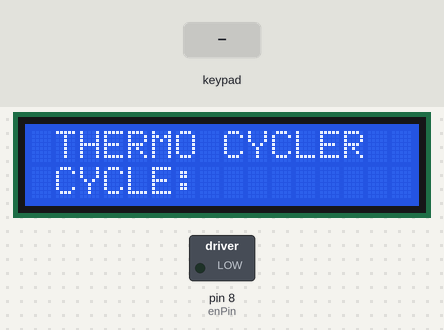
The sketch below on a simulated Arduino Uno, built with avr-gcc and run on an emulated ATmega328P. Shown: 16×2 character LCD, switched loads named in the sketch (green lamp = pin HIGH). The test bench sets the inputs (shaded band). Pins used as bus, display or sensor lines are not drawn; what the sketch prints to the serial monitor is not drawn.

Above: at 3.2 s.
3.3 s: keypad keys 7 6 5 4 # pressed 0.4 s apart
At 6.1 s:
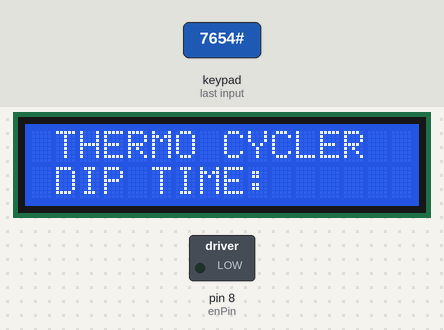
6.8 s: key '#' pressed
At 7.9 s:
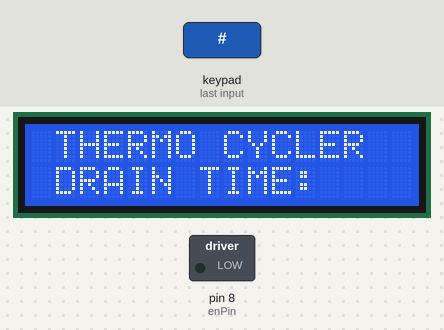
8.3 s: keypad keys 3 2 1 0 # pressed 0.4 s apart
At 10.3 s:
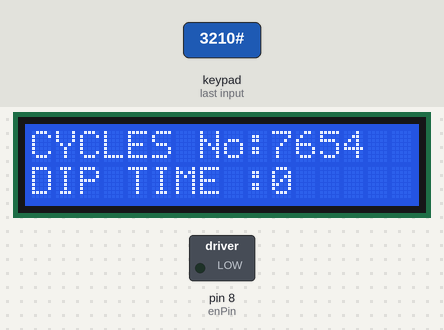
13.3 s: key 'A' pressed
At 17.0 s:
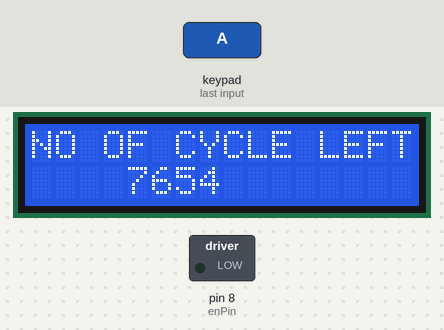
Timing chart, 0 to 17.3 s (numbered marks = the images above; inputs shaded):
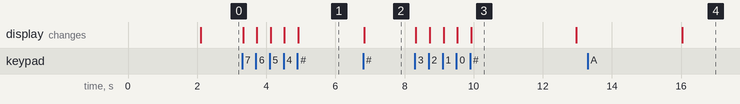

Measured:
- after the input at 3.3 s, the display: first changes at once (image 1 shows a later state)
- after the input at 6.8 s, the display: changes at once (image 2)
- after the input at 8.3 s, the display: first changes at once (image 3 shows a later state)
- after the input at 13.3 s, the display: changes after 2.7 s (image 4)
- what the display in image 3 shows lasts 3.1 s, from 9.9 s to 13.0 s

The sketch:

FINAL_MOTOR.ino
```cpp
#include <Key.h>
#include <Keypad.h>
#include <Keypad_I2C.h>
#include <LiquidCrystal_I2C.h>
#define I2CADDR 0x21  // Set the Address of the PCF8574
LiquidCrystal_I2C lcd(0x27, 16, 2);
const int stepPin = 5;
const int dirPin = 2;
const int enPin = 8;
int speed = 4000;
const byte ROWS = 4;  // Set the number of RowsA
const byte COLS = 4;  // Set the number of Columns
long D_well = 0;
long NO_cycle = 0;
long first = 0;
long Drain_time = 0;
// bool Approve = 0;
char key;

// Set the Key at Use (4x4)
char keys[ROWS][COLS] = {
  { '1', '2', '3', 'A' },
  { '4', '5', '6', 'B' },
  { '7', '8', '9', 'C' },
  { '*', '0', '#', 'D' }
};

// reset the all code
void (*resetFunc)(void) = 0;

// define active Pin (4x4)
byte rowPins[ROWS] = { 7, 6, 5, 4 };  // Connect to Keyboard Row Pin

byte colPins[COLS] = { 3, 2, 1, 0 };  // Connect to Pin column of keypad.
Keypad_I2C keypad(makeKeymap(keys), rowPins, colPins, ROWS, COLS, I2CADDR);
void setup() {
  Wire.begin();                    // Call the connection Wire
  keypad.begin(makeKeymap(keys));  // Call the connection

  pinMode(stepPin, OUTPUT);
  pinMode(dirPin, OUTPUT);
  pinMode(enPin, OUTPUT);

  Serial.begin(9600);
  lcd.begin();
  lcd.setCursor(1, 0);
  lcd.print("THERMO CYCLER");
  delay(2000);
  // lcd.clear();
}
void loop() {
  char NO_CYCLE[] = "CYCLE:";
  NO_cycle = get_key(NO_CYCLE, 7);
  first = 0;

  char D_WELL[] = "DIP TIME:";
  D_well = get_key(D_WELL, 10);
  first = 0;

  char DRAIN_TIME[] = "DRAIN TIME:";
  Drain_time = get_key(DRAIN_TIME, 12);
  first = 0;

  lcd.clear();
  lcd.setCursor(0, 0);
  lcd.print("CYCLES No:");
  lcd.setCursor(10, 0);
  lcd.print(NO_cycle);

  lcd.setCursor(0, 1);
  lcd.print("DIP TIME :");
  lcd.setCursor(10, 1);
  lcd.print(D_well);

  delay(3000);

  lcd.clear();
  lcd.setCursor(0, 0);
  lcd.print("CYCLES No:");
  lcd.setCursor(10, 0);
  lcd.print(NO_cycle);

  lcd.setCursor(0, 1);
  lcd.print("DRAIN TIME:");
  lcd.setCursor(11, 1);
  lcd.print(Drain_time);

  delay(3000);

  lcd.clear();
  lcd.setCursor(1, 0);
  lcd.print("A : TO NEXT");
  lcd.setCursor(1, 1);
  lcd.print("B : TO RESET");

  bool Approve = Approve_next();
  if (Approve == 1) {
    lcd.clear();
    lcd.setCursor(0, 0);
    lcd.print("NO OF CYCLE LEFT");
    lcd.setCursor(4, 1);
    lcd.print(NO_cycle);
    while (NO_cycle != 0) {

      digitalWrite(dirPin, LOW);
      for (int x = 0; x < 500; x++) {
        digitalWrite(stepPin, HIGH);
        delayMicroseconds(speed);
        digitalWrite(stepPin, LOW);
        delayMicroseconds(speed);
      }
      delay(1000*D_well);
      digitalWrite(dirPin, HIGH);
      for (int x = 0; x < 300; x++) {
        digitalWrite(stepPin, HIGH);
        delayMicroseconds(speed);
        digitalWrite(stepPin, LOW);
        delayMicroseconds(speed);
      }
      delay(1000*Drain_time);
      digitalWrite(dirPin, HIGH);
      for (int x = 0; x < 200; x++) {
        digitalWrite(stepPin, HIGH);
        delayMicroseconds(speed);
        digitalWrite(stepPin, LOW);
        delayMicroseconds(speed);
      }

      digitalWrite(dirPin, HIGH);
      for (int x = 0; x < 500; x++) {
        digitalWrite(stepPin, HIGH);
        delayMicroseconds(speed);
        digitalWrite(stepPin, LOW);
        delayMicroseconds(speed);
      }
      delay(1000*D_well);
      digitalWrite(dirPin, LOW);
      for (int x = 0; x < 300; x++) {
        digitalWrite(stepPin, HIGH);
        delayMicroseconds(speed);
        digitalWrite(stepPin, LOW);
        delayMicroseconds(speed);
      }
      delay(1000*Drain_time);
      digitalWrite(dirPin, LOW);
      for (int x = 0; x < 200; x++) {
        digitalWrite(stepPin, HIGH);
        delayMicroseconds(speed);
        digitalWrite(stepPin, LOW);
        delayMicroseconds(speed);
      }

      NO_cycle--;
      lcd.clear();
      lcd.setCursor(0, 0);
      lcd.print("NO OF CYCLE LEFT");
      lcd.setCursor(4, 1);
      lcd.print(NO_cycle);
    }

    // start from starting
    lcd.clear();
    lcd.setCursor(0, 0);
    lcd.print("CYCLES COMPLETED");
    delay(2000);
    resetFunc();
  }
}

// GET KEY PRESSED
long get_key(char mystring[], int value) {
  lcd.clear();
  lcd.setCursor(1, 0);
  lcd.print("THERMO CYCLER");
  lcd.setCursor(1, 1);
  lcd.print(mystring);
  bool ok = 1;
  while (ok == 1) {
    char key = keypad.getKey();  // Create a variable named key of type char to hold the characters pressed


    switch (key) {
      case '0' ... '9':
        first = first * 10 + (key - '0');
        lcd.clear();
        lcd.setCursor(1, 0);
        lcd.print("THERMO CYCLER");
        lcd.setCursor(1, 1);
        lcd.print(mystring);
        lcd.setCursor(value, 1);
        lcd.print(first);
        Serial.println(first);
        break;


      case '*':
        first = first / 10;
        lcd.clear();
        lcd.setCursor(1, 0);
        lcd.print("THERMO CYCLER");
        lcd.setCursor(1, 1);
        lcd.print(mystring);
        lcd.setCursor(value, 1);
        lcd.print(first);
        break;
      case '#':
        ok = 0;
        return first;
        break;
    }
  }
}

// ask for start for cycle
bool Approve_next() {
  while (1) {
    char key = keypad.getKey();
    switch (key) {
      case 'A':
        return 1;
        break;
      case 'B':
        resetFunc();
        break;
    }
  }
}
```
